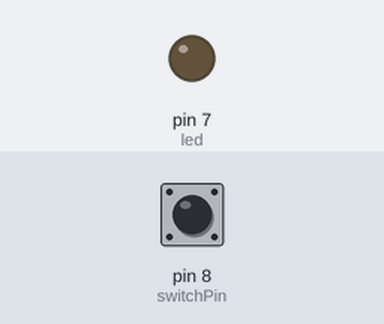
Simulated run of this sketch. Board: Arduino Uno, built with avr-gcc and run on an emulated ATmega328P. Parts: output pins drawn as LEDs (lit = HIGH). Inputs (shaded band) come from the test bench; at power-on: pin 8 (switchPin) LOW.

Above: at 1.2 s.
1.3 s: pin 8 (switchPin) pulled HIGH for 0.15 s
At 1.37 s:
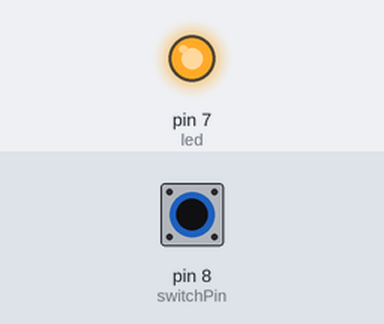
2.9 s: pin 8 (switchPin) pulled HIGH for 3.2 s
At 7.1 s:
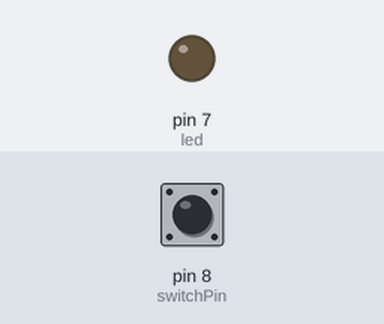
Timing chart, 0 to 8.6 s (numbered marks = the images above; inputs shaded):
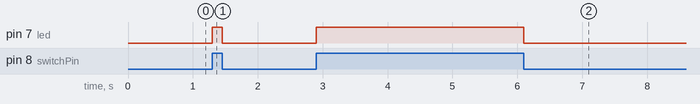

The sketch:

tilt.ino
```cpp
// tilt

int led = 7;
int switchPin = 8;

void setup() {
  // put your setup code here, to run once:
  pinMode(led, OUTPUT);
  pinMode(switchPin, INPUT);
}

void loop() {
  // put your main code here, to run repeatedly:

  if (digitalRead(switchPin)) {
    digitalWrite(led, HIGH);
  } else {
    digitalWrite(led, LOW);
  }

  //delay(10);

}
```

Measured:
- after the input at 1.3 s, pin 7 (led): LOW → HIGH at once, → LOW 0.15 s later
- after the input at 2.9 s, pin 7 (led): LOW → HIGH at once, → LOW 3.2 s later
